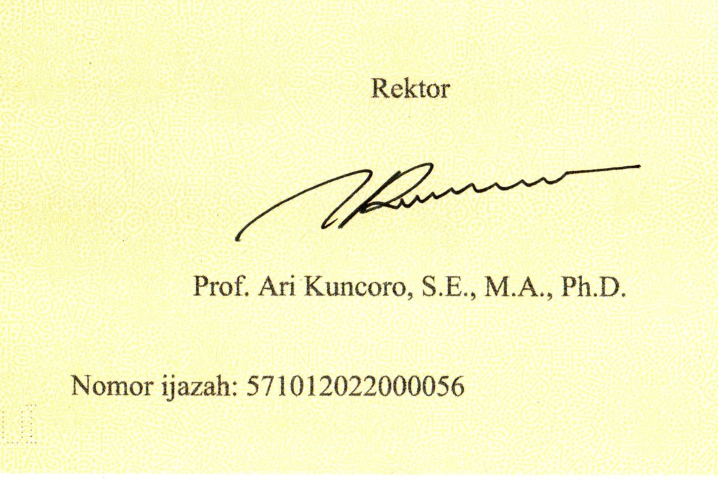
#> input picture tugas 7/gambarijazah/01_HighQuality_Enhanced (1).jpg, 1436 x 965 px (shown at 1/2 size); its folder holds only this picture in this run
$ python main.py
#> lines starting #> are read from the running program, lines starting #| are printed output that depends on the picture
import os
import re
from pathlib import Path
import cv2
import numpy as np
import matplotlib
matplotlib.use("Agg")  # Mode headless agar pemrosesan batch cepat dan tidak memblokir GUI
import matplotlib.pyplot as plt
import pytesseract

BASE_DIR = Path(__file__).resolve().parent
FOLDER = BASE_DIR / "gambarijazah"
HASIL = BASE_DIR / "hasil"
HASIL.mkdir(parents=True, exist_ok=True)

# Keamanan: Validasi path tesseract executable
TESSERACT_PATH = r"C:\Program Files\Tesseract-OCR\tesseract.exe"
if os.path.exists(TESSERACT_PATH):
    pytesseract.pytesseract.tesseract_cmd = TESSERACT_PATH

# Nomor ijazah yang menjadi acuan
TARGET = "571012022000056"
EKSTENSI_VALID = {".jpg", ".jpeg", ".png", ".bmp"}

# Pre-computed Look-Up Table (LUT) untuk Gamma Correction (gamma = 1.5)
# Menghindari komputasi berulang list comprehension Python pada setiap gambar
_GAMMA = 1.5
_GAMMA_LUT = np.clip(
    ((np.arange(256, dtype=np.float32) / 255.0) ** (1.0 / _GAMMA)) * 255.0,
    0, 255
).astype(np.uint8)


def baca_gambar(path):
    """Membaca gambar secara aman untuk path Windows (spasi, unicode, dll)."""
    try:
        data = np.fromfile(str(path), dtype=np.uint8)
        return cv2.imdecode(data, cv2.IMREAD_COLOR)
    except Exception as e:
        print(f"Error membaca berkas {path}: {e}")
        return None


def enhancement(gray):
    # Contrast Stretching (Ditingkatkan dengan cv2.convertScaleAbs untuk kecepatan C SIMD)
    low, high = np.percentile(gray, (2, 98))
    if high > low:
        scale = 255.0 / (high - low)
        shift = -low * scale
        contrast = cv2.convertScaleAbs(gray, alpha=scale, beta=shift)
    else:
        contrast = gray.copy()

    # CLAHE (Parameter dipertahankan 100% persis)
    clahe = cv2.createCLAHE(
        clipLimit=2.0, tileGridSize=(8, 8)
    ).apply(gray)

    # Gamma Correction menggunakan LUT terkomputasi
    gamma_img = cv2.LUT(gray, _GAMMA_LUT)

    return contrast, clahe, gamma_img


def baca_nomor(gray):
    # Perbesar gambar agar angka lebih mudah dibaca
    besar = cv2.resize(
        gray, None, fx=2, fy=2,
        interpolation=cv2.INTER_CUBIC
    )

    teks = pytesseract.image_to_string(
        besar,
        config="--psm 6 -c tessedit_char_whitelist=0123456789"
    )

    nomor = re.sub(r"\D", "", teks)
    return nomor if nomor else "Tidak terbaca"


def hitung_cer(prediksi, target):
    if prediksi == "Tidak terbaca":
        return 1.0

    len_t = len(target)
    if len_t == 0:
        return 0.0 if len(prediksi) == 0 else 1.0

    # Optimasi Dynamic Programming Levenshtein Distance
    # Menggunakan 2 buffer 1D bertukar tanpa alokasi list berulang di dalam loop
    prev_dp = list(range(len_t + 1))
    curr_dp = [0] * (len_t + 1)

    for i, a in enumerate(prediksi, 1):
        curr_dp[0] = i
        for j, b in enumerate(target, 1):
            cost = 0 if a == b else 1
            curr_dp[j] = min(
                curr_dp[j - 1] + 1,       # Insertion
                prev_dp[j] + 1,           # Deletion
                prev_dp[j - 1] + cost     # Substitution
            )
        prev_dp, curr_dp = curr_dp, prev_dp

    return prev_dp[-1] / max(len_t, 1)


def main():
    if not FOLDER.exists():
        print("Folder tidak ditemukan:", FOLDER)
        return

    # Filter dan pengurutan berkas yang aman menggunakan pathlib
    files = sorted([
        p for p in FOLDER.iterdir()
        if p.is_file() and p.suffix.lower() in EKSTENSI_VALID
    ])

    print("Jumlah gambar:", len(files))
    if not files:
        print("Gambar tidak ditemukan di folder:", FOLDER)
        return

    for i, path in enumerate(files, 1):
        gambar = baca_gambar(path)
#> in baca_gambar, returned value is the input picture: shape (965, 1436, 3); mean B, G, R 197.1, 248.2, 248.5
        if gambar is None:
            print("Gagal membaca:", path.name)
            continue

        rgb = cv2.cvtColor(gambar, cv2.COLOR_BGR2RGB)
        gray = cv2.cvtColor(gambar, cv2.COLOR_BGR2GRAY)
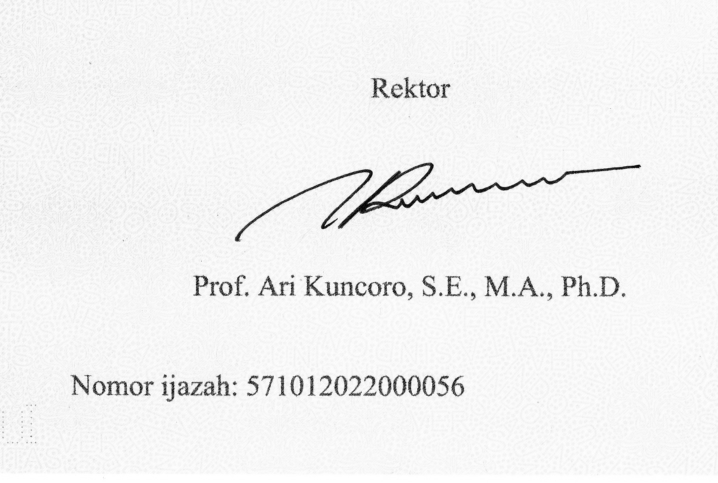
#> gray: shape (965, 1436) (shown at 1/2 size); min 0, max 255, mean 242.5

        contrast, clahe, gamma_img = enhancement(gray)
#> in enhancement, `low, high = np.percentile(gray, (2, 98))`: low = 144; high = 252
#> in enhancement, `scale = 255.0 / (high - low)`: scale = 2.36
#> in enhancement, `shift = -low * scale`: shift = -340
#> in enhancement, `contrast = cv2.convertScaleAbs(gray, alpha=scale, beta=shift)`:
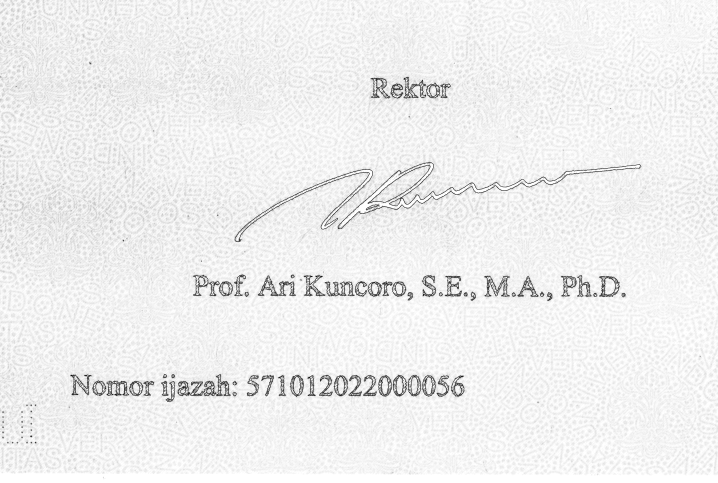
#> contrast: shape (965, 1436) (shown at 1/2 size); min 0, max 255, mean 238.9
#> in enhancement, `gamma_img = cv2.LUT(gray, _GAMMA_LUT)`:
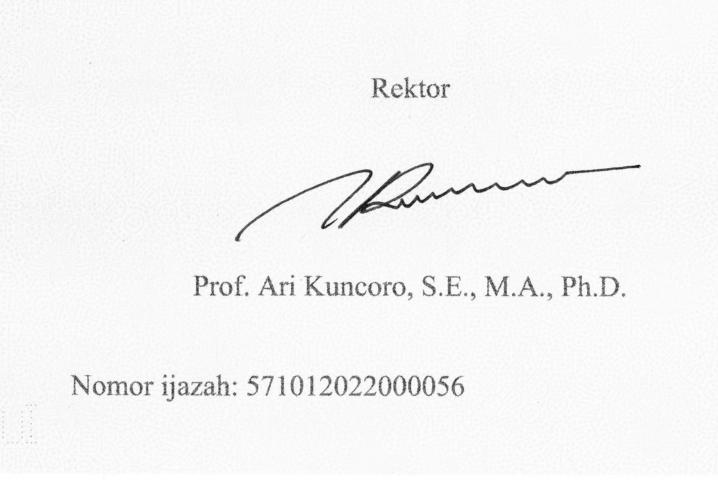
#> gamma_img: shape (965, 1436) (shown at 1/2 size); min 0, max 255, mean 245.5
        nomor = baca_nomor(gray)

        cer = hitung_cer(nomor, TARGET)
        akurasi = max(0.0, (1.0 - cer) * 100.0)

        # Ringkasan teks di panel terakhir
        ringkasan = (
            "HASIL OCR\n\n"
            f"Nomor: {nomor}\n\n"
            f"CER: {cer * 100:.2f}%\n\n"
            "Enhancement terbaik:\n\n"
            "CLAHE"
        )

        fig, ax = plt.subplots(2, 3, figsize=(15, 9))
        try:
            fig.suptitle(
                f"Hasil Enhancement OCR - {path.name}",
                fontsize=15, fontweight="bold"
            )

            panel = [
                ("Citra asli", rgb),
                ("Grayscale", gray),
                ("Contrast Stretching", contrast),
                ("CLAHE", clahe),
                ("Gamma Correction", gamma_img)
            ]

            for sumbu, (judul, citra) in zip(ax.flat, panel):
                sumbu.imshow(
                    citra, cmap="gray" if citra.ndim == 2 else None
                )
                sumbu.set_title(judul, loc="left", fontweight="bold")
                sumbu.axis("off")

            # Panel ringkasan OCR
            ax[1, 2].axis("off")
            ax[1, 2].set_title(
                "Ringkasan OCR", loc="left", fontweight="bold"
            )
            ax[1, 2].text(
                0.08, 0.78, ringkasan,
                transform=ax[1, 2].transAxes,
                fontsize=12, verticalalignment="top",
                linespacing=1.5
            )

            plt.tight_layout(rect=[0, 0, 1, 0.94])

            # Sanitasi nama berkas output untuk mencegah path traversal
            nama_bersih = path.stem
            output = HASIL / f"{nama_bersih}_enhanced_ocr.png"
            plt.savefig(str(output), dpi=150, bbox_inches="tight")
        finally:
            plt.close(fig)

        print(f"\nFile: {path.name}")
        print("Nomor target:", TARGET)
        print("Nomor OCR:", nomor)
        print(f"CER: {cer * 100:.2f}%")
        print(f"Akurasi karakter: {akurasi:.2f}%")
        print("Disimpan:", output)


if __name__ == "__main__":
    main()
#> (the call stopped at in baca_nomor, `teks = pytesseract.image_to_string( besar, config="--psm 6 -c tessedit..`: pytesseract is not available in this run)

$ run again, on tugas 7/gambarijazah/07_ColorShift_WarmTint (1).jpg
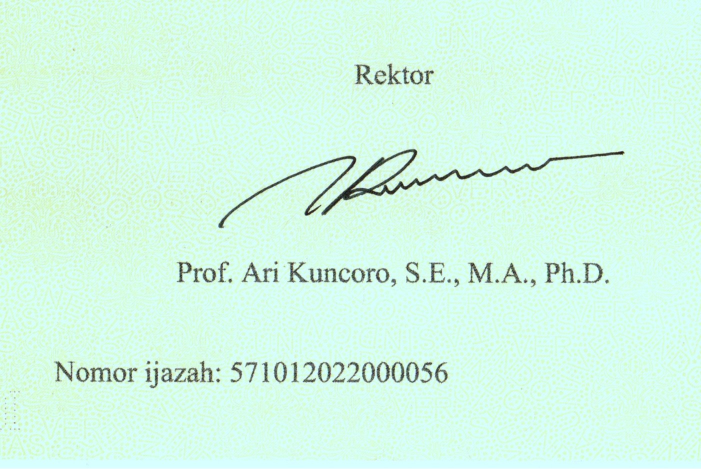
#> input picture tugas 7/gambarijazah/07_ColorShift_WarmTint (1).jpg, 1402 x 938 px (shown at 1/2 size)
#> in baca_gambar, returned value is the input picture: shape (938, 1402, 3); mean B, G, R 230.2, 248.5, 211.4
#> in main, `gray = cv2.cvtColor(gambar, cv2.COLOR_BGR2GRAY)`:
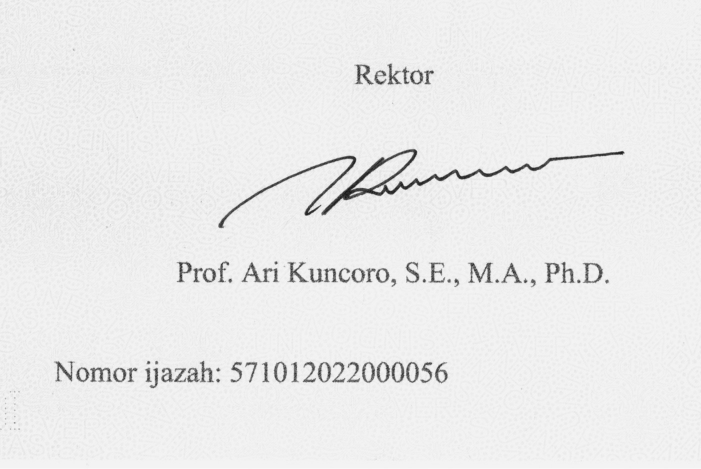
#> gray: shape (938, 1402) (shown at 1/2 size); min 18, max 250, mean 235.3
#> low = 144; high = 243
#> scale = 2.58
#> shift = -370.9
#> in enhancement, `gamma_img = cv2.LUT(gray, _GAMMA_LUT)`:
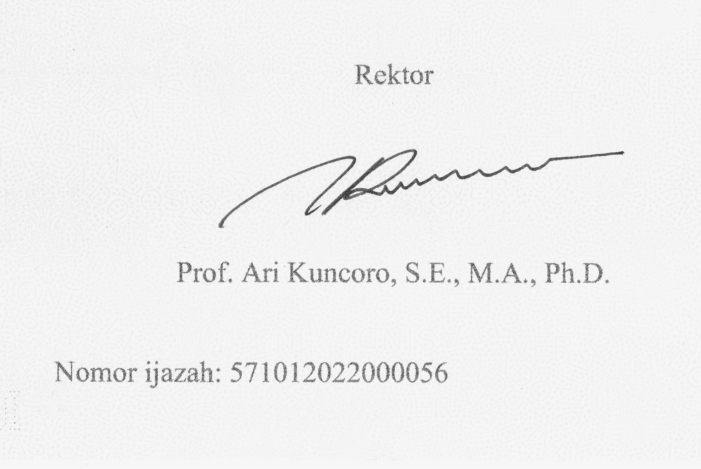
#> gamma_img: shape (938, 1402) (shown at 1/2 size); min 43, max 251, mean 240.8

$ run again, on tugas 7/gambarijazah/08_JPEGCompression_Artifacts (1).jpg
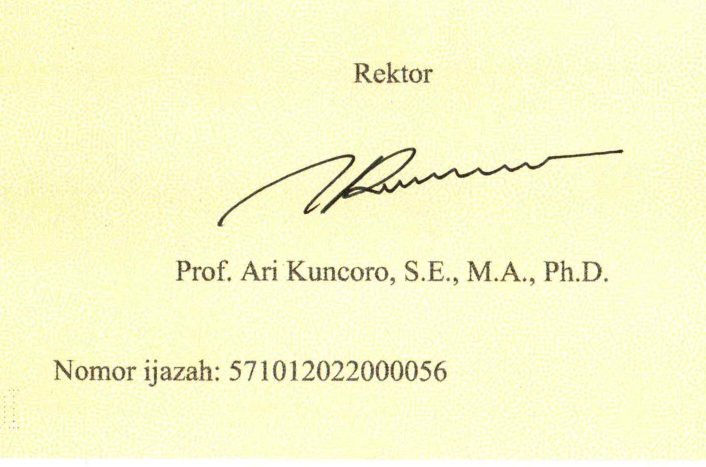
#> input picture tugas 7/gambarijazah/08_JPEGCompression_Artifacts (1).jpg, 1412 x 934 px (shown at 1/2 size)
#> in baca_gambar, returned value is the input picture: shape (934, 1412, 3); mean B, G, R 203.3, 248.4, 248.1
#> in main, `gray = cv2.cvtColor(gambar, cv2.COLOR_BGR2GRAY)`:
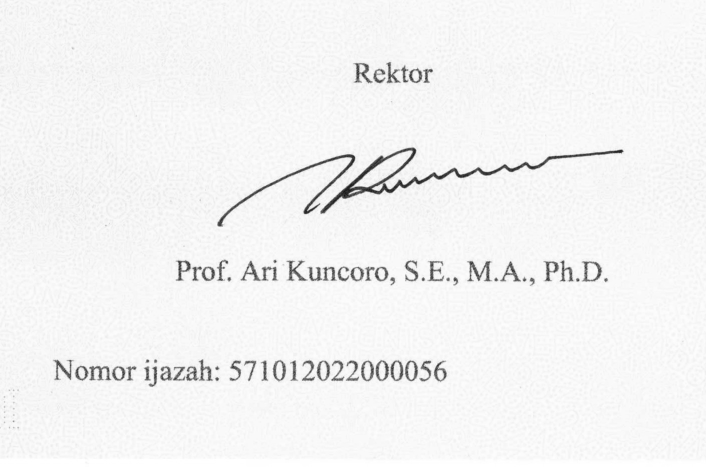
#> gray: shape (934, 1412) (shown at 1/2 size); min 12, max 255, mean 243.2
#> low = 150; high = 252
#> scale = 2.5
#> shift = -375
#> in enhancement, `gamma_img = cv2.LUT(gray, _GAMMA_LUT)`:
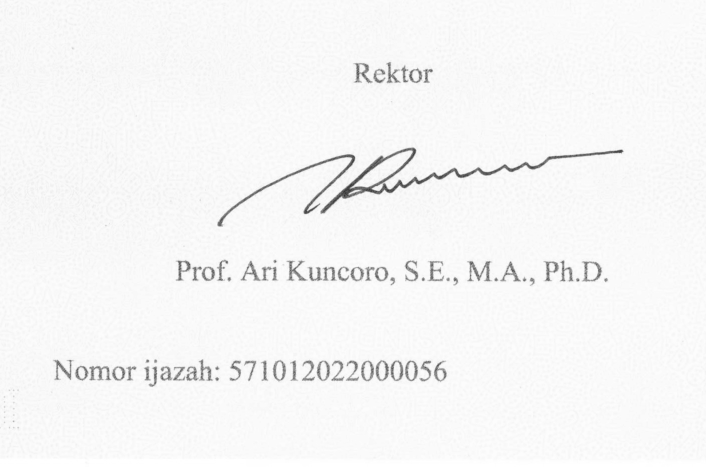
#> gamma_img: shape (934, 1412) (shown at 1/2 size); min 33, max 255, mean 246.1

$ run again, on tugas 7/gambarijazah/02_LowContrast (1).jpg
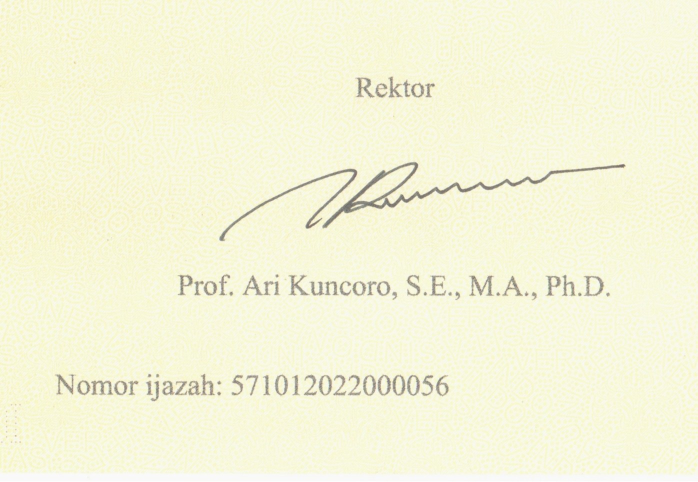
#> input picture tugas 7/gambarijazah/02_LowContrast (1).jpg, 1396 x 964 px (shown at 1/2 size)
#> in baca_gambar, returned value is the input picture: shape (964, 1396, 3); mean B, G, R 217.5, 245, 245.6
#> in main, `gray = cv2.cvtColor(gambar, cv2.COLOR_BGR2GRAY)`:
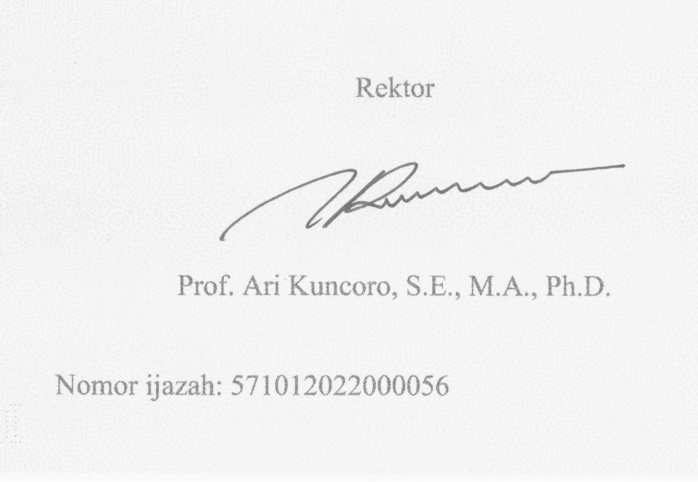
#> gray: shape (964, 1396) (shown at 1/2 size); min 106, max 255, mean 242.1
#> low = 188; high = 248
#> scale = 4.25
#> shift = -799
#> in enhancement, `contrast = cv2.convertScaleAbs(gray, alpha=scale, beta=shift)`:
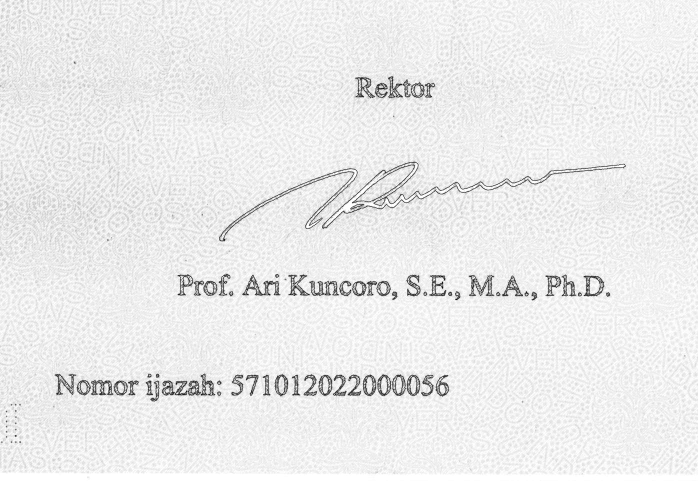
#> contrast: shape (964, 1396) (shown at 1/2 size); min 0, max 255, mean 235.5
